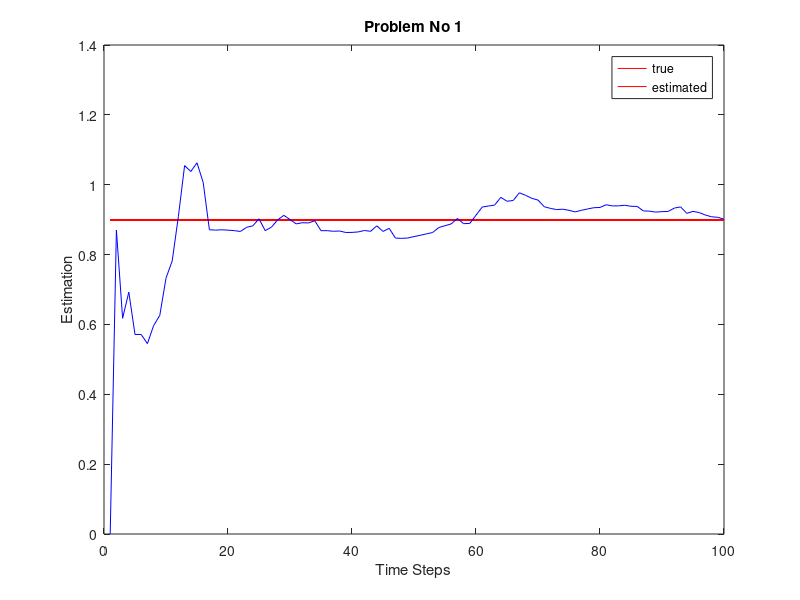

This figure's MATLAB source:

%Name : Rohan Singh Rajput
%Take Home Final Exam
%Problem No. 1


clc;close all;clear;
%Initalization
Phi_Value = 0.9;
Q_Matrix = [ 1 0 ; 0 0.0001];
 time_taken = 100;
 x = 1;
 P_Matrix = eye(2);
 x_Hat = [0 0]';
 x_Hat_Arr = [];
 t = 1;
 
 while t <= 100
     x = Phi_Value*x +sqrt(Q_Matrix(1,1))*randn;
     y = x;
     
     F = [x_Hat(2) x_Hat(1) ; 0 1];
     P_Matrix = F*P_Matrix*F' + Q_Matrix;
     x_Hat(1) = x_Hat(2)*x_Hat(1);
     x_Hat(2) = x_Hat(2);
     
     H = [1 0];
     K = P_Matrix*H'*inv(H*P_Matrix*H');
     x_Hat = x_Hat+K*(y-x_Hat(1));
     P_Matrix = (eye(2)-K*H)*P_Matrix;
     
     x_Hat_Arr = [x_Hat_Arr x_Hat];
     t = t + 1;
 end
 
 t = 1:100;
 
 figure;
 plot(t,Phi_Value*ones(100),'r-',t,x_Hat_Arr(2,:),'b');
 legend('true','estimated');
 xlabel('Time Steps');
 ylabel('Estimation');
 title('Problem No 1')
 
     